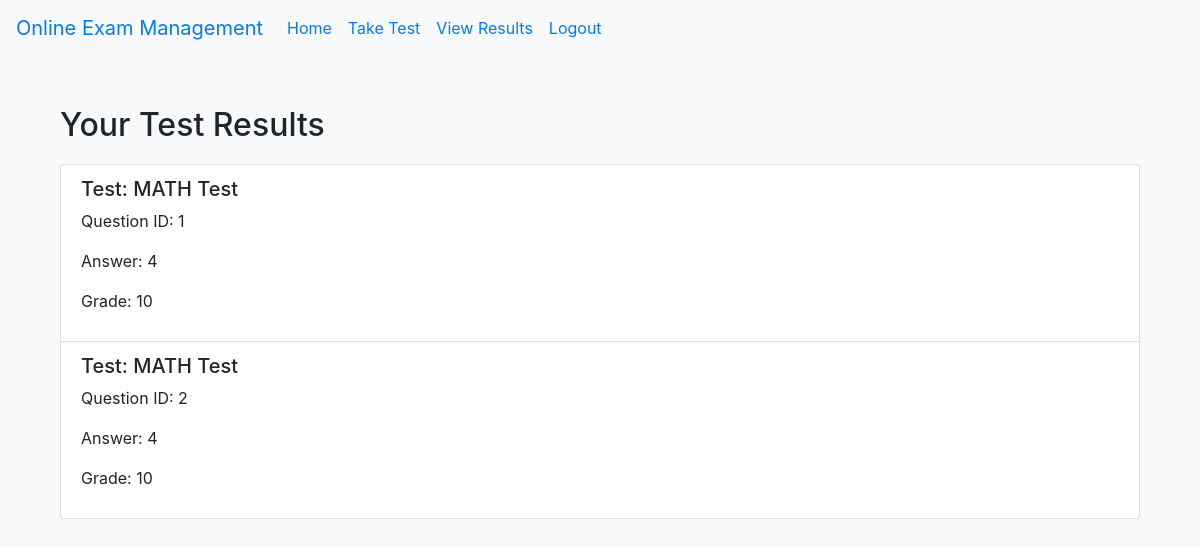
The app's page /view_results (signed in), older data.
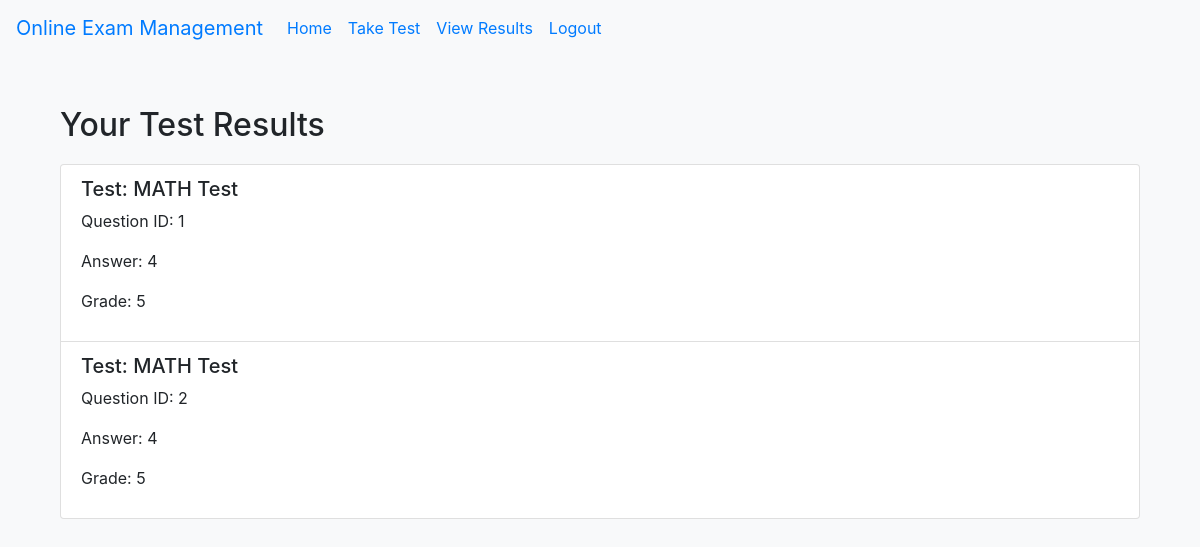
The same page, newer data.
### tables this page shows
CREATE TABLE Answer (
    id INTEGER PRIMARY KEY AUTOINCREMENT,
    student_id INTEGER NOT NULL,
    test_id INTEGER NOT NULL,
    question_id INTEGER NOT NULL,
    answer_text TEXT NOT NULL,
    submission_time DATETIME NOT NULL,
    FOREIGN KEY (student_id) REFERENCES User(id),
    FOREIGN KEY (test_id) REFERENCES Test(id),
    FOREIGN KEY (question_id) REFERENCES Question(id)
);

CREATE TABLE Grade (
    id INTEGER PRIMARY KEY AUTOINCREMENT,
    student_id INTEGER NOT NULL,
    test_id INTEGER NOT NULL,
    grade INTEGER NOT NULL,
    graded_by INTEGER NOT NULL,
    FOREIGN KEY (student_id) REFERENCES User(id),
    FOREIGN KEY (test_id) REFERENCES Test(id),
    FOREIGN KEY (graded_by) REFERENCES User(id)
);

CREATE TABLE Test (
    id INTEGER PRIMARY KEY AUTOINCREMENT,
    teacher_id INTEGER NOT NULL,
    test_name TEXT NOT NULL,
    test_description TEXT,
    FOREIGN KEY (teacher_id) REFERENCES User(id)
);

### app.py (the view)
@app.route('/view_results')
@login_required
def view_results():
    if current_user.role != 'student':
        flash('Only students can view results.', 'danger')
        return redirect(url_for('home'))
    results = db.execute("SELECT Test.test_name, Answer.question_id, Answer.answer_text, Grade.grade "
                         "FROM Answer "
                         "LEFT JOIN Test ON Answer.test_id = Test.id "
                         "LEFT JOIN Grade ON Answer.test_id = Grade.test_id AND Answer.student_id = Grade.student_id "
                         "WHERE Answer.student_id = ?", current_user.id)
    return render_template('view_results.html', results=results)

### app.py (called while the page is built)
@login_manager.user_loader
def load_user(user_id):
    user = db.execute("SELECT * FROM User WHERE id = ?", user_id)
    if user:
        return User(id=user[0]['id'], username=user[0]['username'], password=user[0]['password'], role=user[0]['role'])
    return None

### templates/view_results.html
{% extends "base.html" %}
{% block content %}
<div class="container mt-4">
    <h2>Your Test Results</h2>
    <ul class="list-group">
        {% for result in results %}
        <li class="list-group-item">
            <h5>Test: {{ result.test_name }}</h5>
            <p>Question ID: {{ result.question_id }}</p>
            <p>Answer: {{ result.answer_text }}</p>
            <p>Grade: {{ result.grade }}</p>
        </li>
        {% endfor %}
    </ul>
</div>
{% endblock %}

Row changes from the older to the newer data that the page shows:
changed through a linked row, Answer (number 1 of 2 on the later page): grade "10" → "5"
changed through a linked row, Answer (number 2 of 2 on the later page): grade "10" → "5"
